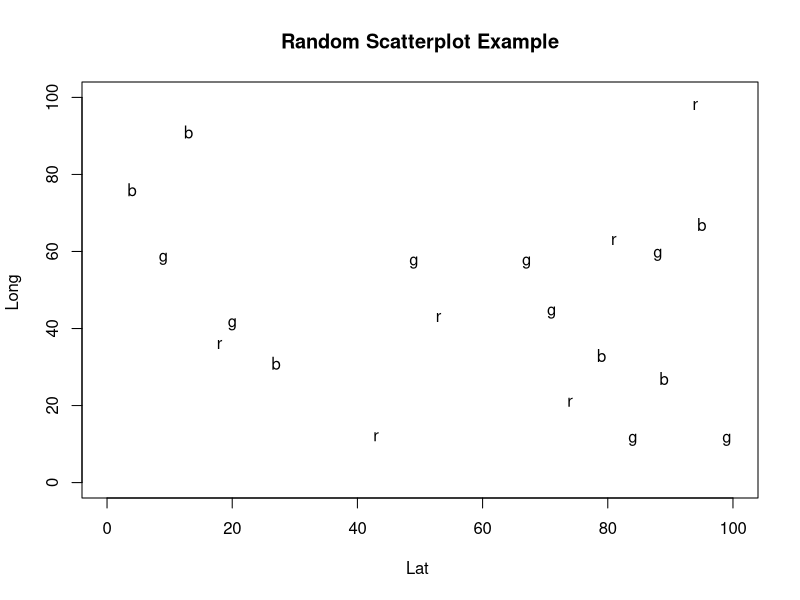
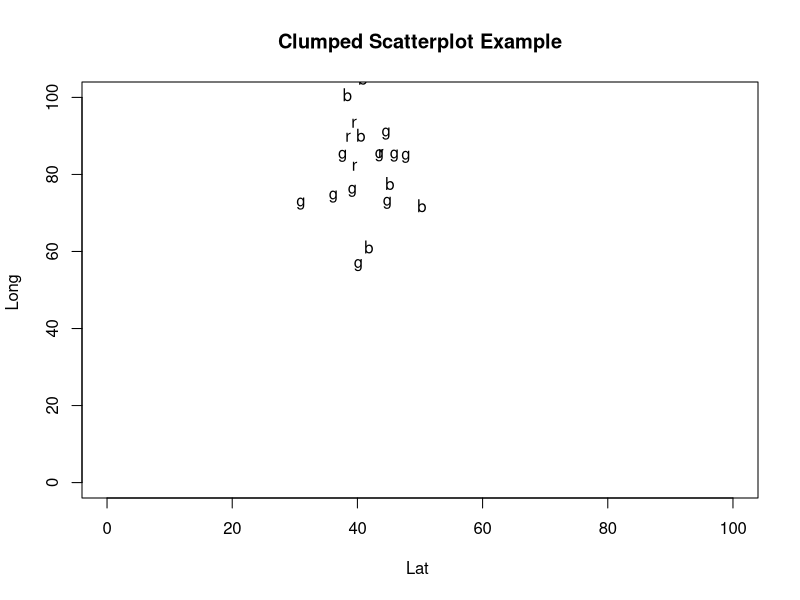
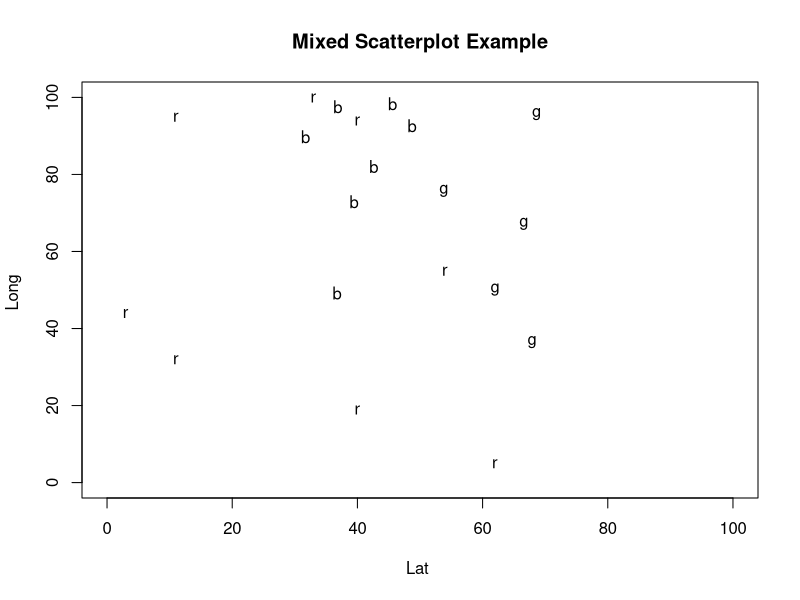

Write the R code that produced these figures, in order.
## ---- chunk 1
knitr::opts_chunk$set(echo = TRUE)
## ---- chunk 2

#  color<- c("red", "green", "blue")
#  x<- sample(1:100,20,replace=T)
#  y<- sample(1:100,20,replace=T)
#  att<- sample(color, 20, replace=T)  
#data.made.random<- as.data.frame(rbind(x,y,att) ) 
#to visulize the data
#attach(data.made.random)
#plot(x, y, main="Scatterplot Example",
#     xlab="Lat ", ylab="Long ", pch=att)
#write.csv(data.made.random, file="Example_Data_Random")
## ---- chunk 3

color<- c("red", "green", "blue")
x<- sample(1:100,20,replace=T)
y<- sample(1:100,20,replace=T)
att<- sample(color, 20, replace=T)  
data.made.random<- cbind(x,y,att) 
#to visulize the data

plot(data.made.random[,1], data.made.random[,2], main="Random Scatterplot Example",
     xlab="Lat ", ylab="Long ", xlim=c(0, 100), ylim = c(0,100), pch=data.made.random[,3])

write.csv(data.made.random, file="Example_Data_Random")
## ---- chunk 4
for(i in 1:20)
        # 20 Samples
        {
            x<- rnorm(n=i, mean=40 ,sd=5)
            y<- rnorm(n=i, mean=81 ,sd=9.7)
        }


color<- c("red", "green", "blue")
att<- sample(color, 20, replace=T)
data.made.clumped<- cbind(x,y,att) 
plot(data.made.clumped[,1], data.made.clumped[,2], main="Clumped Scatterplot Example",
     xlab="Lat ", ylab="Long ", xlim=c(0, 100), ylim = c(0,100), pch=data.made.clumped[,3])


write.csv(data.made.clumped, file="Example_Data_Clumped")
## ---- chunk 5
  x<- sample(1:100,8,replace=T)
  y<- sample(1:100,8,replace=T)
  data.made.pt1<- cbind(x,y,att="red")



# normal/uniform-7
 for(i in 1:7)
        # 7 Samples
        {
            x<- rnorm(n=i, mean=40 ,sd=5)
            y<- runif(i, min=0, max=100)
        }

  data.made.pt2<- cbind(x,y,att="blue")
 
#normal/beta-5 
  
for(i in 1:5)
        # 5 Samples
        {
            x<- rnorm(n=i, mean=65, sd=6)
            y<- rbeta(n=i, 4,2)*100
        }

data.made.pt3<- cbind(x,y,att="green")


data.made.mixed<- rbind(data.made.pt1, data.made.pt2, data.made.pt3)

plot(data.made.mixed[,1], data.made.mixed[,2], main="Mixed Scatterplot Example",
     xlab="Lat ", ylab="Long ", xlim=c(0, 100), ylim = c(0,100), pch=data.made.mixed[,3])

write.csv(data.made.mixed, file="Example_Data_Mixed")

